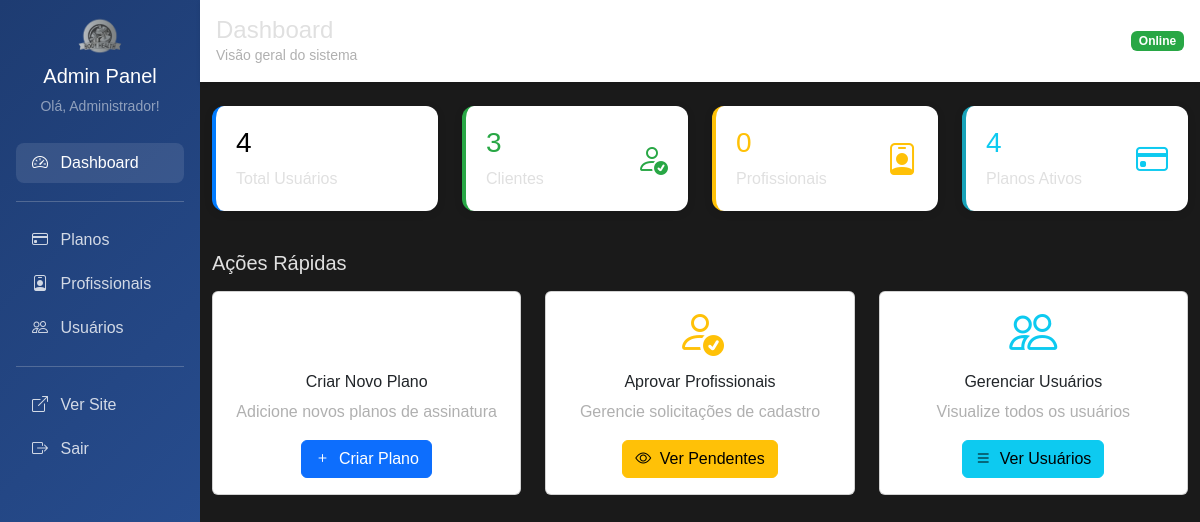
The page /admin (signed in) on the database as committed earlier.
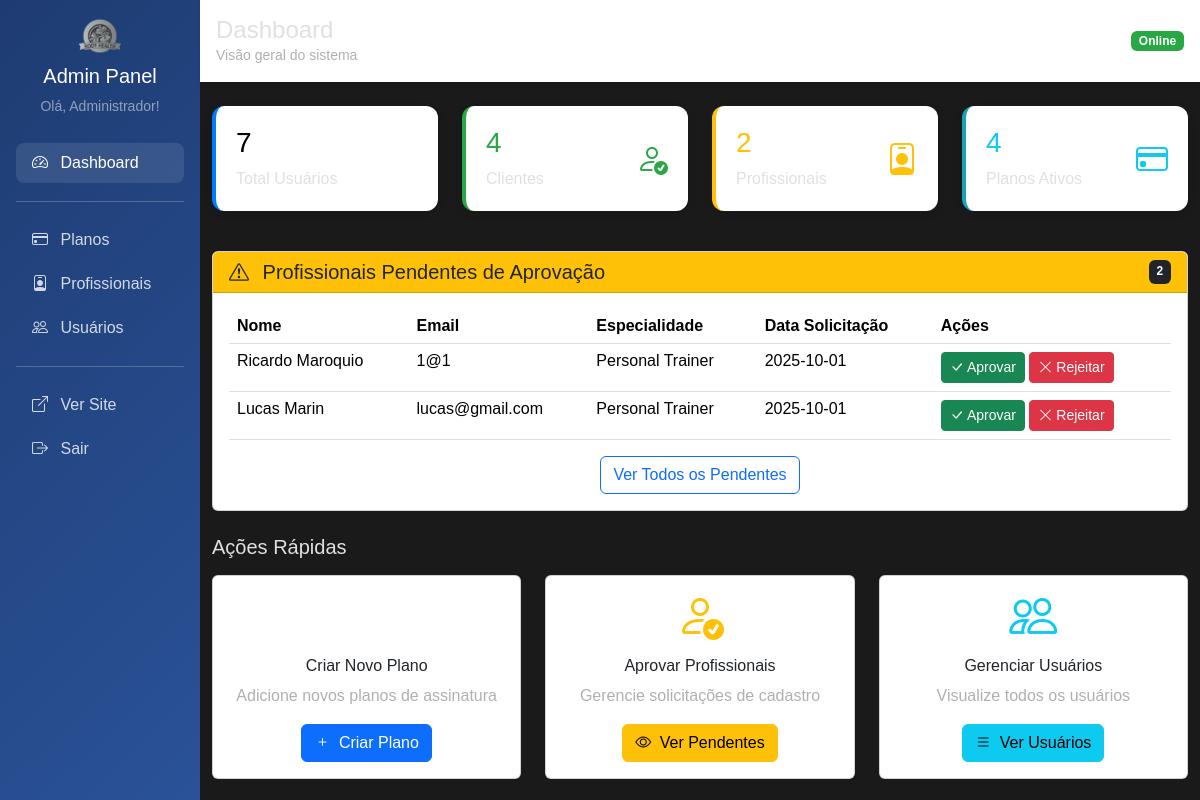
The same page on the database as committed later.
### tables this page shows
CREATE TABLE profissional (
    id INTEGER PRIMARY KEY,
    especialidade TEXT NOT NULL,
    registro_profissional TEXT,
    status TEXT DEFAULT 'pendente',
    data_solicitacao TIMESTAMP DEFAULT CURRENT_TIMESTAMP,
    data_aprovacao TIMESTAMP,
    aprovado_por INTEGER, cpf_cnpj TEXT, foto_registro TEXT,
    FOREIGN KEY (id) REFERENCES usuario(id),
    FOREIGN KEY (aprovado_por) REFERENCES usuario(id)
);

CREATE TABLE usuario (
    id INTEGER PRIMARY KEY AUTOINCREMENT,
    nome TEXT NOT NULL,
    email TEXT UNIQUE NOT NULL,
    senha TEXT NOT NULL,
    perfil TEXT NOT NULL DEFAULT 'cliente',
    foto TEXT,
    token_redefinicao TEXT,
    data_token TIMESTAMP,
    data_cadastro TIMESTAMP DEFAULT CURRENT_TIMESTAMP
);

### main.py (the view)
@app.get("/admin")
@requer_autenticacao(['admin'])
async def admin_dashboard(request: Request, usuario_logado: dict = Depends(obter_usuario_logado)):
    total_usuarios = len(usuario_repo.obter_todos())
    total_clientes = len(cliente_repo.obter_todos())
    total_profissionais = len(profissional_repo.obter_todos())
    total_planos = len(plano_repo.obter_todos())
    profissionais_pendentes = profissional_repo.obter_pendentes()
    estatisticas = {
        "total_usuarios": total_usuarios,
        "total_clientes": total_clientes,
        "total_profissionais": total_profissionais,
        "total_planos": total_planos,
        "profissionais_pendentes": len(profissionais_pendentes)
    }
    return templates.TemplateResponse("admin/dashboard.html", {
        "request": request,
        "usuario": usuario_logado,
        "estatisticas": estatisticas,
        "profissionais_pendentes": profissionais_pendentes[:5]
    })

### templates/admin/dashboard.html (shortened to what the changed rows need)
{% extends "admin/base_admin.html" %}
{% block content %}
    <div class="row mb-4">
        <div class="col-md-3 mb-3">
            <div class="stats-card">
                <div class="d-flex justify-content-between">
                    <div>
                        <h3 class="text-black">{{ estatisticas.total_usuarios }}</h3>
                        <p class="mb-0">Total Usuários</p>
                    </div>
                </div>
            </div>
        </div>
        <div class="col-md-3 mb-3">
            <div class="stats-card success">
                <div class="d-flex justify-content-between">
                    <div>
                        <h3 class="text-success">{{ estatisticas.total_clientes }}</h3>
                        <p class="mb-0">Clientes</p>
                    </div>
                </div>
            </div>
        </div>
        <div class="col-md-3 mb-3">
            <div class="stats-card warning">
                <div class="d-flex justify-content-between">
                    <div>
                        <h3 class="text-warning">{{ estatisticas.total_profissionais }}</h3>
                        <p class="mb-0">Profissionais</p>
                    </div>
                </div>
            </div>
        </div>
    </div>
    {% if estatisticas.profissionais_pendentes > 0 %}
    <div class="row mb-4">
        <div class="col-12">
            <div class="card">
                <div class="card-header bg-warning text-dark d-flex justify-content-between">
                    <h5 class="mb-0">
                        <i class="bi bi-exclamation-triangle me-2"></i>
                        Profissionais Pendentes de Aprovação
                    </h5>
                    <span class="badge bg-dark">{{ estatisticas.profissionais_pendentes }}</span>
                </div>
                <div class="card-body">
                    {% if profissionais_pendentes %}
                        <div class="table-responsive">
                            <table class="table table-hover">
                                <thead>
                                    <tr>
                                        <th>Nome</th>
                                        <th>Email</th>
                                        <th>Especialidade</th>
                                        <th>Data Solicitação</th>
                                        <th>Ações</th>
                                    </tr>
                                </thead>
                                <tbody>
                                    {% for prof in profissionais_pendentes %}
                                    <tr>
                                        <td>{{ prof.nome }}</td>
                                        <td>{{ prof.email }}</td>
                                        <td>{{ prof.especialidade }}</td>
                                        <td>{{ prof.data_solicitacao[:10] if prof.data_solicitacao else "Não definido" }}</td>
                                        <td>
                                            <form method="post" action="/admin/profissionais/aprovar/{{ prof.id }}" class="d-inline">
                                                <button type="submit" class="btn btn-success btn-sm">
                                                    <i class="bi bi-check-lg"></i> Aprovar
                                                </button>
                                            </form>
                                            <form method="post" action="/admin/profissionais/rejeitar/{{ prof.id }}" class="d-inline">
                                                <button type="submit" class="btn btn-danger btn-sm">
                                                    <i class="bi bi-x-lg"></i> Rejeitar
                                                </button>
                                            </form>
                                        </td>
                                    </tr>
                                    {% endfor %}
                                </tbody>
                            </table>
                        </div>
                        <div class="text-center">
                            <a href="/admin/profissionais/pendentes" class="btn btn-outline-primary">
                                Ver Todos os Pendentes
                            </a>
                        </div>
                    {% endif %}
                </div>
            </div>
        </div>
    </div>
    {% endif %}
{% endblock %}

Rows that differ between the two databases and show on the page:
added profissional: nome "Ricardo Maroquio", email "1@1", especialidade "Personal Trainer", data_solicitacao "2025-10-01"
added profissional: nome "Lucas Marin", email "lucas@gmail.com", especialidade "Personal Trainer", data_solicitacao "2025-10-01"
Other text that changed with them:
{{ estatisticas.total_usuarios }}: "4" → "7"
{{ estatisticas.total_clientes }}: "3" → "4"
{{ estatisticas.total_profissionais }}: "0" → "2"
{{ estatisticas.profissionais_pendentes }}: (not shown) → "2"
text now shown: "Profissionais Pendentes de Aprovação Nome Email Especialidade Data Solicitação Ações Ver Todos os Pendentes"
